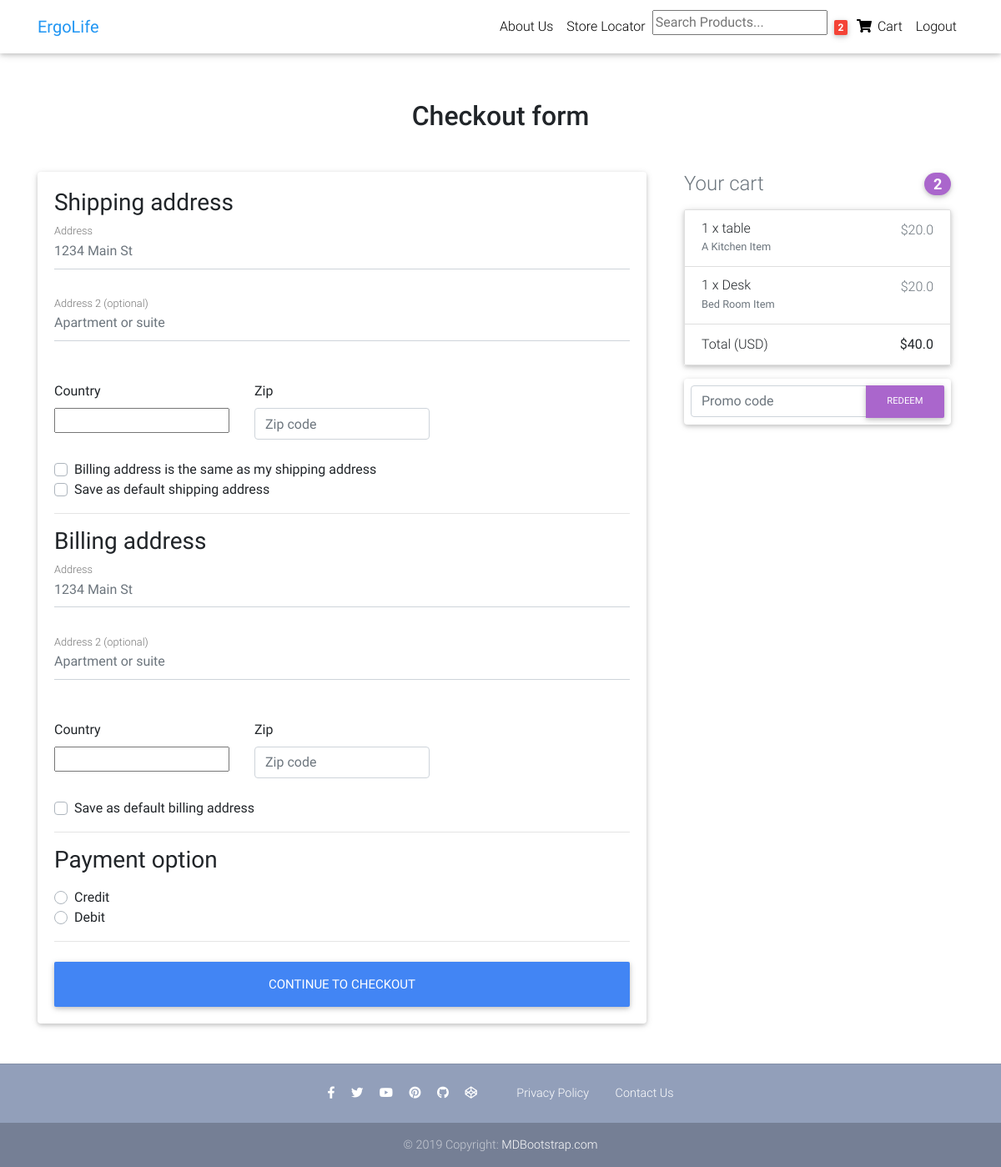
The app's page /checkout/ (signed in), older data.
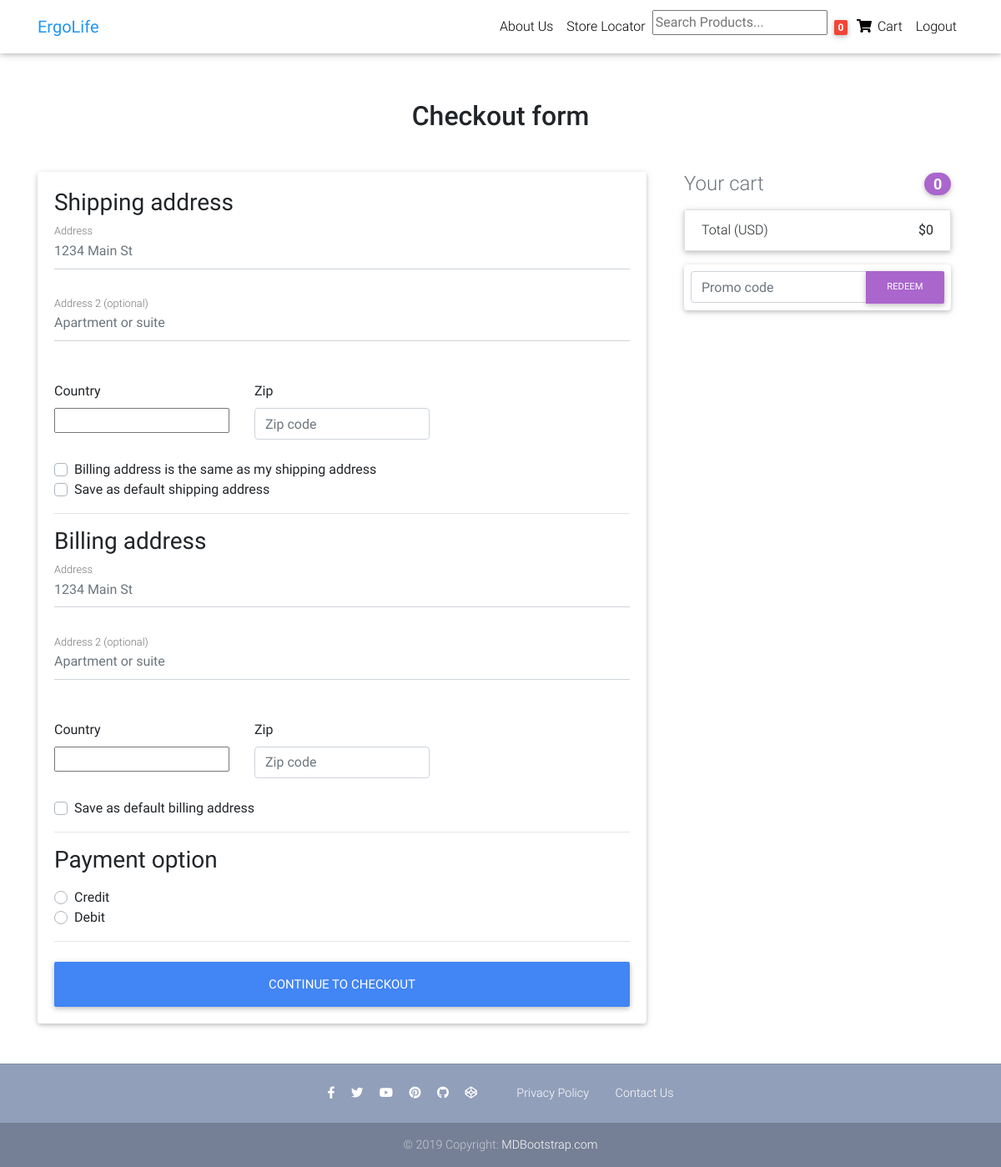
The same page, newer data.
### core/models.py (models this page shows, shortened)
class Order(models.Model):
    user = models.ForeignKey(settings.AUTH_USER_MODEL,
                             on_delete=models.CASCADE)
    ref_code = models.CharField(max_length=20, blank=True, null=True)
    items = models.ManyToManyField(OrderItem)
    start_date = models.DateTimeField(auto_now_add=True)
    ordered_date = models.DateTimeField()
    ordered = models.BooleanField(default=False)
    shipping_address = models.ForeignKey(
        'Address', related_name='shipping_address', on_delete=models.SET_NULL, blank=True, null=True)
    billing_address = models.ForeignKey(
        'Address', related_name='billing_address', on_delete=models.SET_NULL, blank=True, null=True)
    payment = models.ForeignKey(
        'Payment', on_delete=models.SET_NULL, blank=True, null=True)
    coupon = models.ForeignKey(
        'Coupon', on_delete=models.SET_NULL, blank=True, null=True)
    being_delivered = models.BooleanField(default=False)
    received = models.BooleanField(default=False)
    refund_requested = models.BooleanField(default=False)
    refund_granted = models.BooleanField(default=False)
    '''
    1. Item added to cart
    2. Adding a billing address
    (Failed checkout)
    3. Payment
    (Preprocessing, processing, packaging etc.)
    4. Being delivered
    5. Received
    6. Refunds
    '''
    def get_total(self):
        total = 0
        for order_item in self.items.all():
            total += order_item.get_final_price()
        if self.coupon:
            total -= self.coupon.amount
        return total

class OrderItem(models.Model):
    user = models.ForeignKey(settings.AUTH_USER_MODEL,
                             on_delete=models.CASCADE)
    ordered = models.BooleanField(default=False)
    item = models.ForeignKey(Item, on_delete=models.CASCADE)
    quantity = models.IntegerField(default=1)
    def get_total_item_price(self):
        return self.quantity * self.item.price
    def get_total_discount_item_price(self):
        return self.quantity * self.item.discount_price
    def get_final_price(self):
        if self.item.discount_price:
            return self.get_total_discount_item_price()
        return self.get_total_item_price()

class Item(models.Model):
    title = models.CharField(max_length=100)
    price = models.FloatField()
    discount_price = models.FloatField(blank=True, null=True)
    category = models.CharField(choices=CATEGORY_CHOICES, max_length=2)
    label = models.CharField(choices=LABEL_CHOICES, max_length=1)
    slug = models.SlugField()
    description = models.TextField()
    image = models.ImageField()

### core/views.py (the view, shortened to what this page needs)
# urls.py: path('checkout/', CheckoutView.as_view(), name='checkout'),
class CheckoutView(View):
    def get(self, *args, **kwargs):
        try:
            order = Order.objects.get(user=self.request.user, ordered=False)
            form = CheckoutForm()
            context = {
                'form': form,
                'couponform': CouponForm(),
                'order': order,
                'DISPLAY_COUPON_FORM': True
            }
            shipping_address_qs = Address.objects.filter(
                user=self.request.user,
                address_type='S',
                default=True
            )
            if shipping_address_qs.exists():
                context.update(
                    {'default_shipping_address': shipping_address_qs[0]})
            billing_address_qs = Address.objects.filter(
                user=self.request.user,
                address_type='B',
                default=True
            )
            if billing_address_qs.exists():
                context.update(
                    {'default_billing_address': billing_address_qs[0]})
            return render(self.request, "checkout.html", context)
        except ObjectDoesNotExist:
            messages.info(self.request, "You do not have an active order")
            return redirect("core:checkout")

### core/forms.py
class CheckoutForm(forms.Form):
    shipping_address = forms.CharField(required=False)
    shipping_address2 = forms.CharField(required=False)
    shipping_country = CountryField(blank_label='(select country)').formfield(
        required=False,
        widget=CountrySelectWidget(attrs={
            'class': 'custom-select d-block w-100',
        }))
    shipping_zip = forms.CharField(required=False)
    billing_address = forms.CharField(required=False)
    billing_address2 = forms.CharField(required=False)
    billing_country = CountryField(blank_label='(select country)').formfield(
        required=False,
        widget=CountrySelectWidget(attrs={
            'class': 'custom-select d-block w-100',
        }))
    billing_zip = forms.CharField(required=False)
    same_billing_address = forms.BooleanField(required=False)
    set_default_shipping = forms.BooleanField(required=False)
    use_default_shipping = forms.BooleanField(required=False)
    set_default_billing = forms.BooleanField(required=False)
    use_default_billing = forms.BooleanField(required=False)
    payment_option = forms.ChoiceField(
        widget=forms.RadioSelect, choices=PAYMENT_CHOICES)

### templates/checkout.html (shortened to what this page needs)
{% extends "base.html" %}
{% load crispy_forms_tags %}
{% block content %}
  <main >
    <div class="container wow fadeIn">
      <h2 class="my-5 h2 text-center">Checkout form</h2>
      <div class="row">
        <div class="col-md-8 mb-4">
          <div class="card">
            <form method="POST" class="card-body">
              <h3>Shipping address</h3>
              <div class='hideable_shipping_form'>
                <div class="md-form mb-5">
                  <input type='text' placeholder='1234 Main St' id='shipping_address' name='shipping_address' class='form-control' />
                  <label for="shipping_address" class="">Address</label>
                </div>
                <div class="md-form mb-5">
                  <input type='text' placeholder='Apartment or suite' id='shipping_address2' name='shipping_address2' class='form-control' />
                  <label for="shipping_address2" class="">Address 2 (optional)</label>
                </div>
                <div class="row">
                  <div class="col-lg-4 col-md-12 mb-4">
                    <label for="country">Country</label>
                    {{ form.shipping_country }}
                  </div>
                  <div class="col-lg-4 col-md-6 mb-4">
                    <label for="shipping_zip">Zip</label>
                    <input type='text' placeholder='Zip code' id='shipping_zip' name='shipping_zip' class='form-control' />
                  </div>
                </div>
                <div class="custom-control custom-checkbox">
                  <label class="custom-control-label" for="same_billing_address">Billing address is the same as my shipping address</label>
                </div>
                <div class="custom-control custom-checkbox">
                  <label class="custom-control-label" for="set_default_shipping">Save as default shipping address</label>
                </div>
              </div>
              <hr>
              <h3>Billing address</h3>
              <div class='hideable_billing_form'>
                <div class="md-form mb-5">
                  <input type='text' placeholder='1234 Main St' id='billing_address' name='billing_address' class='form-control' />
                  <label for="billing_address" class="">Address</label>
                </div>
                <div class="md-form mb-5">
                  <input type='text' placeholder='Apartment or suite' id='billing_address2' name='billing_address2' class='form-control' />
                  <label for="billing_address2" class="">Address 2 (optional)</label>
                </div>
                <div class="row">
                  <div class="col-lg-4 col-md-12 mb-4">
                    <label for="country">Country</label>
                    {{ form.billing_country }}
                  </div>
                  <div class="col-lg-4 col-md-6 mb-4">
                    <label for="billing_zip">Zip</label>
                    <input type='text' placeholder='Zip code' id='billing_zip' name='billing_zip' class='form-control' />
                  </div>
                </div>
                <div class="custom-control custom-checkbox">
                  <label class="custom-control-label" for="set_default_billing">Save as default billing address</label>
                </div>
              </div>
              <hr>
              <h3>Payment option</h3>
              <div class="d-block my-3">
                {% for value, name in form.fields.payment_option.choices %}
                <div class="custom-control custom-radio">
                  <label class="custom-control-label" for="{{ name }}">{{ name }}</label>
                </div>
                {% endfor %}
              </div>
              <hr class="mb-4">
              <button class="btn btn-primary btn-lg btn-block" type="submit">Continue to checkout</button>
            </form>
          </div>
        </div>
        <div class="col-md-4 mb-4">
          {% include "order_snippet.html" %}
        </div>
      </div>
    </div>
  </main>
{% endblock content %}

### templates/navbar.html (shortened to what this page needs)
{% load cart_template_tags %}
<nav class="navbar fixed-top navbar-expand-lg navbar-light white scrolling-navbar">
  <div class="container">
    <a class="navbar-brand waves-effect" href="/">
      <strong class="blue-text">ErgoLife</strong>
    </a>
    <div class="collapse navbar-collapse" id="navbarSupportedContent">
      <ul class="navbar-nav nav-flex-icons">
        {% if request.user.is_authenticated %}
        <li class="nav-item">
          <a class="nav-link waves-effect" href="/aboutus">
            <span class="clearfix d-none d-sm-inline-block"> About Us </span>
          </a>
        </li>
        <li class="nav-item">
          <a class="nav-link waves-effect" href="/locateus">
            <span class="clearfix d-none d-sm-inline-block"> Store Locator</span>
          </a>
        </li>
        <li class="nav-item">
          <form action="/search_results" method="get">
            <input name="q" type="text" placeholder="Search Products...">
          </form>
        </li>
        <li class="nav-item">
          <a href="{% url 'core:order-summary' %}" class="nav-link waves-effect">
            <span class="badge red z-depth-1 mr-1"> {{ request.user|cart_item_count }} </span>
            <i class="fas fa-shopping-cart"></i>
            <span class="clearfix d-none d-sm-inline-block"> Cart </span>
          </a>
        </li>
        <li class="nav-item">
          <a class="nav-link waves-effect" href="{% url 'account_logout' %}">
            <span class="clearfix d-none d-sm-inline-block"> Logout </span>
          </a>
        </li>
        {% endif %}
      </ul>
    </div>
  </div>
</nav>

### templates/order_snippet.html (shortened to what this page needs)
<div class="col-md-12 mb-4">
    <h4 class="d-flex justify-content-between align-items-center mb-3">
    <span class="text-muted">Your cart</span>
    <span class="badge badge-secondary badge-pill">{{ order.items.count }}</span>
    </h4>
    <ul class="list-group mb-3 z-depth-1">
    {% for order_item in order.items.all %}
    <li class="list-group-item d-flex justify-content-between lh-condensed">
        <div>
        <h6 class="my-0">{{ order_item.quantity }} x {{ order_item.item.title}}</h6>
        <small class="text-muted">{{ order_item.item.description}}</small>
        </div>
        <span class="text-muted">${{ order_item.get_final_price }}</span>
    </li>
    {% endfor %}
    <li class="list-group-item d-flex justify-content-between">
        <span>Total (USD)</span>
        <strong>${{ order.get_total }}</strong>
    </li>
    </ul>
    {% if DISPLAY_COUPON_FORM %}
    <form class="card p-2" action="{% url 'core:add-coupon' %}" method="POST">
        <div class="input-group">
            {{ couponform.code }}
            <div class="input-group-append">
            <button class="btn btn-secondary btn-md waves-effect m-0" type="submit">Redeem</button>
            </div>
        </div>
    </form>
    {% endif %}
</div>

Row changes from the older to the newer data that the page shows:
no longer on this page (row edited): Order: items.count "2", get_total "40.0"
removed OrderItem: quantity "1", item "table", item.description "A Kitchen Item", get_final_price "20.0"
removed OrderItem: quantity "1", item "Desk", item.description "Bed Room Item", get_final_price "20.0"
added Order: items.count "0", get_total "0"
Text that changed along with them:
{{ request.user|cart_item_count }}: "2" → "0"
